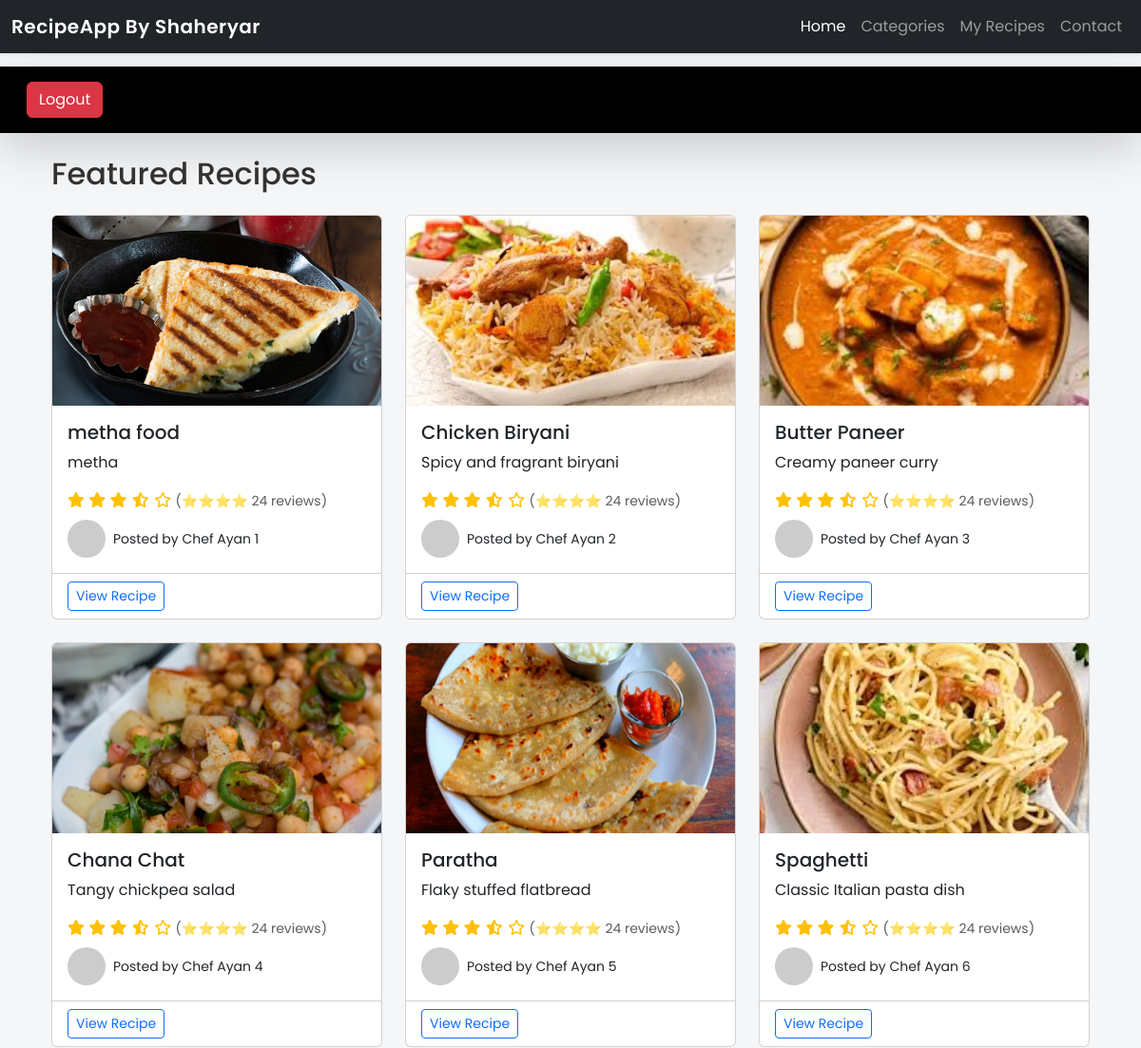
Page /recipes1/ (signed in, upper part) on the earlier database version.
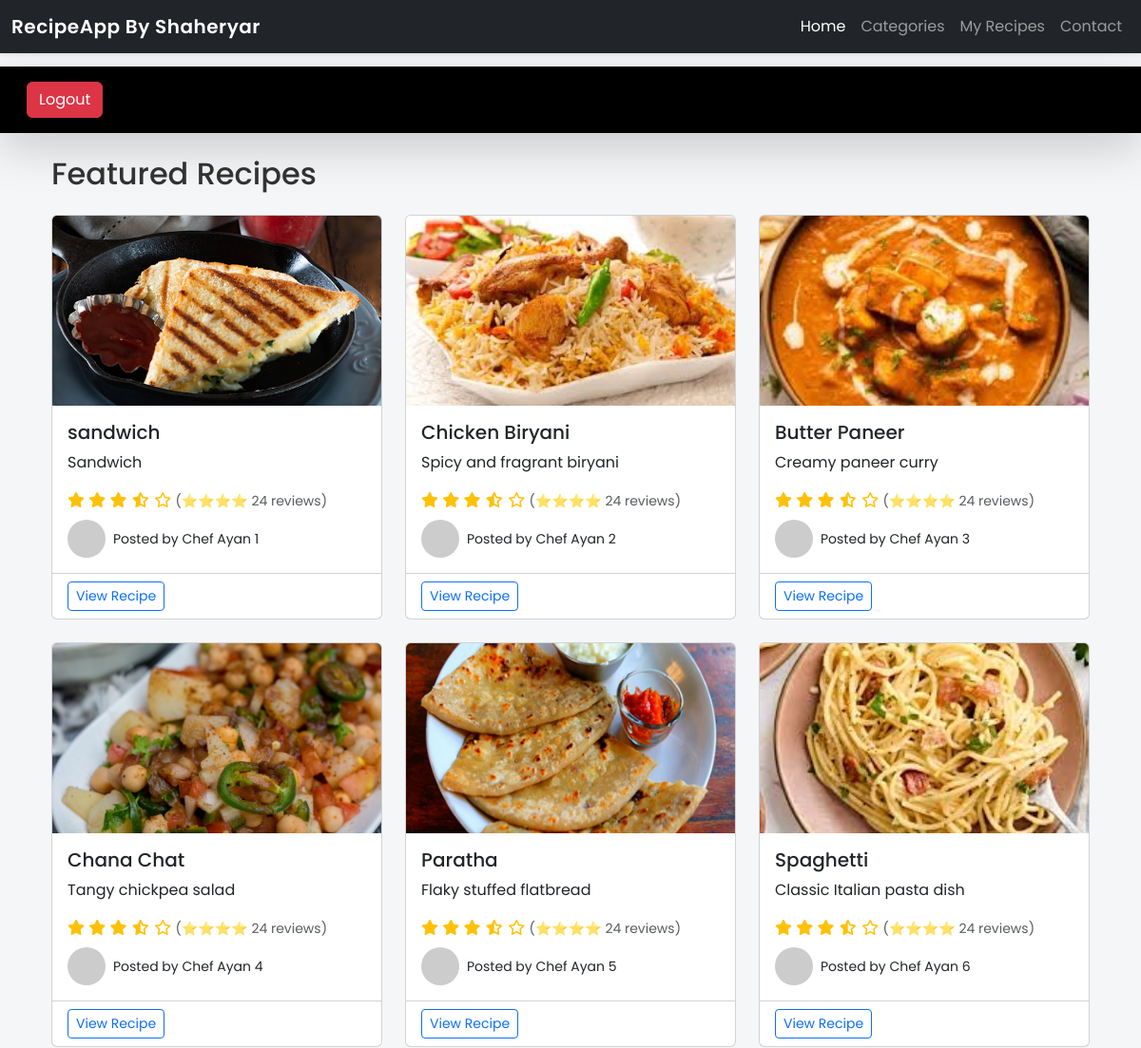
Same page on the later database version.
### vege/models.py (models this page shows, shortened)
class Receipe(models.Model):
    MEAL_TYPES = [
        ('breakfast', 'Breakfast'),
        ('lunch', 'Lunch'),
        ('dinner', 'Dinner'),
        ('dessert', 'Dessert'),
        ('snack', 'Snack'),
    ]
    receipe_name = models.CharField(max_length=100)
    receipe_description = models.TextField()
    ingredients = models.TextField()
    instructions = models.TextField()
    created_at = models.DateTimeField(auto_now_add=True)
    receipe_image = models.ImageField(upload_to='receipes/', null=True, blank=True)
    categories = models.ManyToManyField(Category, related_name='recipes', blank=True)
    user = models.ForeignKey(User, on_delete=models.SET_NULL, null=True, blank=True)
    recipe_view_count = models.IntegerField(default=1)
    class Meta:
        ordering = ['-created_at']

### vege/views.py (the view)
# urls.py: path('', views.home, name='home'),
@login_required(login_url='vege:login')
def home(request):
    recipes = Receipe.objects.all().order_by('-created_at')[:12]
    return render(request, 'vege/home.html', {'recipes': recipes})

### vege/templates/vege/home.html (shortened to what this page needs)
{% extends "vege/base.html" %}
{% block content %}
<div class="container">
  <h2 class="mb-4">Featured Recipes</h2>
  <div class="row">
    {% for recipe in recipes %}
    <div class="col-md-4 mb-4">
      <div class="card h-100">
        {% if recipe.receipe_image %}
        <img
          src="{{ recipe.receipe_image.url }}"
          class="card-img-top"
          alt="{{ recipe.receipe_name }}"
          style="height: 200px; object-fit: cover;"
        />
        {% endif %}
        <div class="card-body">
          <h5 class="card-title">{{ recipe.receipe_name }}</h5>
          <p class="card-text">
            {{ recipe.receipe_description|truncatewords:20 }}
          </p>
          <div class="mb-2">
            <span class="text-warning">
              <i class="fas fa-star"></i>
              <i class="fas fa-star"></i>
              <i class="fas fa-star"></i>
              <i class="fas fa-star-half-alt"></i>
              <i class="far fa-star"></i>
            </span>
            <small class="text-muted">(⭐⭐⭐⭐ 24 reviews)</small>
          </div>
          <div class="d-flex align-items-center">
            <img
              src="https://via.placeholder.com/40"
              class="rounded-circle me-2"
              alt="User"
            />
            <small>Posted by Chef Ayan {{ forloop.counter }}</small>
          </div>
        </div>
        <div class="card-footer bg-transparent">
          <a href="{% url 'vege:recipe_detail' recipe.id %}" class="btn btn-sm btn-outline-primary">View Recipe</a>
        </div>
      </div>
    </div>
    {% endfor %}
  </div>
</div>
{% endblock %}

Differences in the rows shown:
removed Receipe: receipe_image (picture), receipe_name "metha food", receipe_description "metha"
added Receipe: receipe_image (picture), receipe_name "sandwich", receipe_description "Sandwich"
